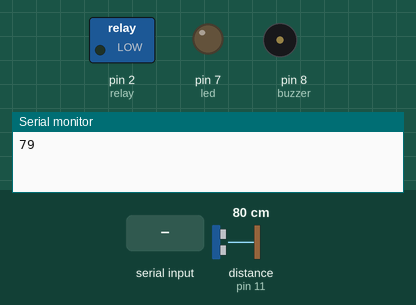
Simulated run of this sketch. Board: Arduino Uno, built with avr-gcc and run on an emulated ATmega328P. Shown: switched loads named in the sketch (green lamp = pin HIGH), output pins drawn as LEDs (lit = HIGH), buzzer (waves = sounding), the last lines printed to the serial monitor. Wiring (inferred from the names in the program): ultrasonic range finder: trigger pin 12; echo pin 11. Inputs (shaded band) come from the test bench; at power-on: distance to the obstacle (sensor on pin 11) 80 cm. The echo pulse lasts 58.3 µs per cm; pins used as bus, display or sensor lines are not drawn.

Above: at 1.2 s.
1.3 s: "Start" received over Serial
At 3.5 s:
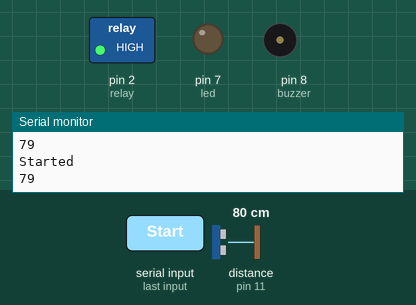
3.8 s: distance to the obstacle (sensor on pin 11) set to 13 cm
6.4 s: distance to the obstacle (sensor on pin 11) set to 10 cm
At 8.3 s:
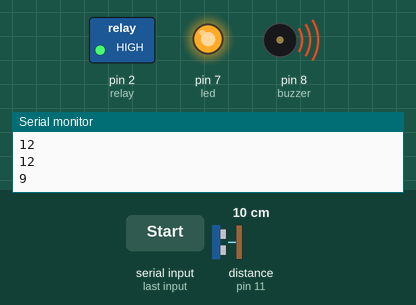
9.3 s: "Stop" received over Serial
At 10.7 s:
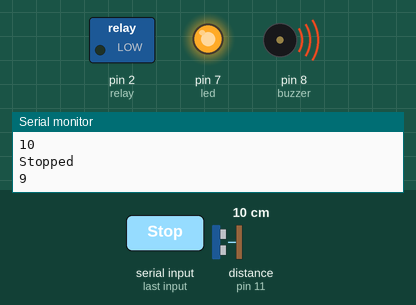
11.8 s: distance to the obstacle (sensor on pin 11) set to 18 cm
At 14.3 s:
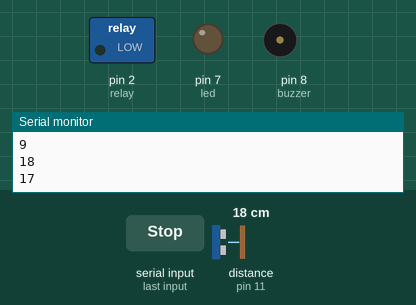
14.7 s: distance to the obstacle (sensor on pin 11) set to 2 cm
At 16.4 s:
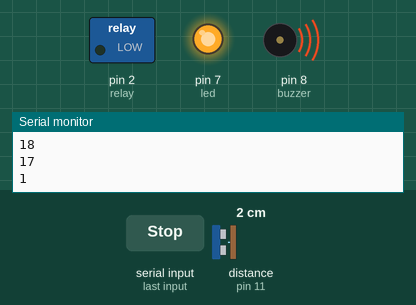
Timing chart, 0 to 17.9 s (numbered marks = the images above; inputs shaded):
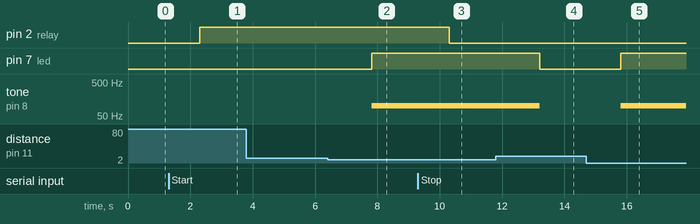

The sketch:

UltraSonic_Sensor.ino
```cpp
int trigPin = 12;
int echoPin = 11;
int led = 7;
int relay = 2;
const int buzzer = 8; //buzzer to arduino pin 8
String motorcontrol = "";
int timer = 0;

void setup() {
  //setup code for relay
  pinMode(relay, OUTPUT);

  // setup code for the buzzer
  pinMode(buzzer, OUTPUT); // Set buzzer - pin 8 as an output

  //  setup code fot the ultrasonic sensor
  Serial.begin(9600);
  pinMode(led, OUTPUT);
  pinMode(trigPin, OUTPUT);
  pinMode(echoPin, INPUT);
}

void loop() {


//  while (true) {

    motorcontrol = Serial.readString();

    if (motorcontrol.indexOf("Start") >= 0) {
      Serial.println("Started");
      digitalWrite(relay, HIGH);
    }
    if (motorcontrol.indexOf("Stop") >= 0) {
      digitalWrite(relay, LOW);
      Serial.println("Stopped");
    }

    long duration, distance;
    digitalWrite(trigPin, HIGH);
    delayMicroseconds(1000);
    digitalWrite(trigPin, LOW);
    duration = pulseIn(echoPin, HIGH);
    distance = (duration / 2) / 29.1;

    Serial.println(String(distance));
    delay(300);

    if ((distance <= 10))
    {
      digitalWrite(led, HIGH);
      timer = 0;
      tone(buzzer, 100); // Send 1KHz sound signal... AKA the buzzer will go off
    }
    else
    {
      digitalWrite(led, LOW);

      noTone(buzzer);     // Stop sound... AKA the buzzer will stop
    }

//  }


    timer = timer + 1;

    if(timer == 20){
      digitalWrite(relay,LOW);
      timer = 0;
    }

}
```

Measured:
- the behaviour switches between 12 and 11 cm on distance to the obstacle (sensor on pin 11) (found by bisection; images 1 and 2)
- after the input at 1.3 s, pin 2 (relay): LOW → HIGH after 1.0 s
- after the input at 6.4 s, pin 7 (led): LOW → HIGH after 1.4 s; tone on pin 8 (buzzer): silent → 100 Hz after 1.4 s
- after the input at 9.3 s, pin 2 (relay): HIGH → LOW after 1.0 s
- after the input at 11.8 s, pin 7 (led): HIGH → LOW after 1.4 s; tone on pin 8 (buzzer): 100 Hz → silent after 1.4 s
- after the input at 14.7 s, pin 7 (led): LOW → HIGH after 1.1 s; tone on pin 8 (buzzer): silent → 100 Hz after 1.1 s
